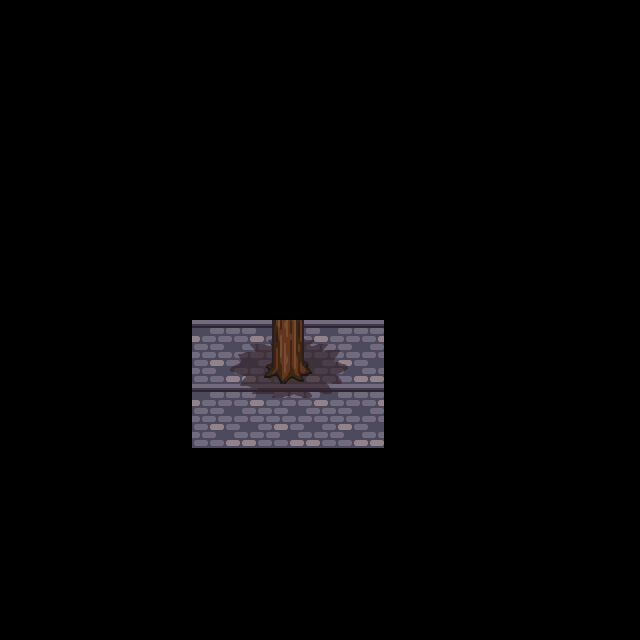

Rendered tile map (Tiled .tmx) drawn with the repository's tilesets; below, a short description and the map source with its tile grids summarised:
An orthogonal 10x10 tile map with 64x64 px tiles, 6 tile layers (regions_input, regions_output, input_Trunks_1, output_TrunkS_2, ...).

<map version="1.0" orientation="orthogonal" width="10" height="10" tilewidth="64" tileheight="64">
 <tileset firstgid="1" source="Tilesets/LPC.tsx" />
 <layer name="regions_input" width="10" height="10">
  <data>[100 cells, 1 non-empty, 1 distinct tile ids]</data>
 </layer>
 <layer name="regions_output" width="10" height="10">
  <data>[100 cells, 5 non-empty, 1 distinct tile ids]</data>
 </layer>
 <layer name="input_Trunks_1" width="10" height="10">
  <data>[100 cells, 1 non-empty, 1 distinct tile ids]</data>
 </layer>
 <layer name="output_TrunkS_2" width="10" height="10">
  <data>[100 cells, 2 non-empty, 2 distinct tile ids]</data>
 </layer>
 <layer name="output_TrunkS_3" width="10" height="10">
  <data>[100 cells, 1 non-empty, 1 distinct tile ids]</data>
 </layer>
 <layer name="output_TrunkS_1" width="10" height="10">
  <data>[100 cells, 2 non-empty, 2 distinct tile ids]</data>
 </layer>
</map>
